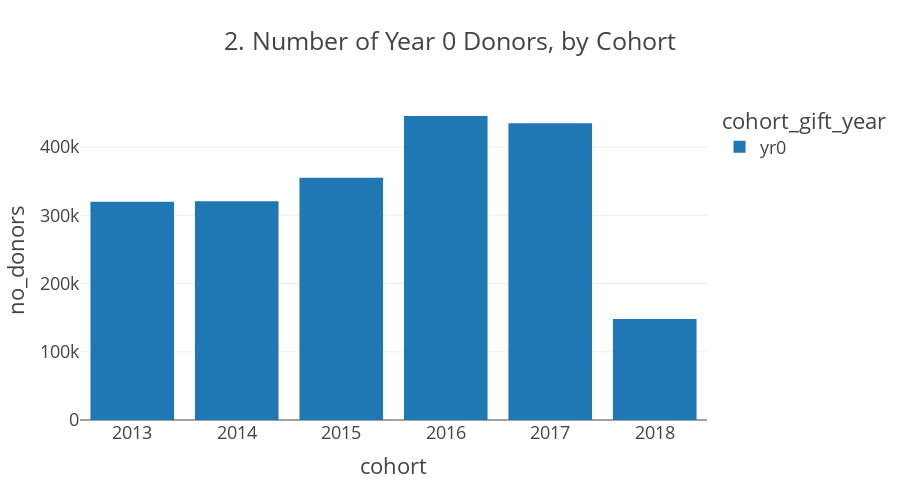

Here is the notebook cell this chart was saved with:
### Code cell
fig = px.bar(df5.query('cohort_gift_year == "yr0"'), x="cohort", y='no_donors', color='cohort_gift_year', barmode='group',
            title="2. Number of Year 0 Donors, by Cohort",
           # color_discrete_sequence =['red','seagreen', 'tomato', 'mediumseagreen'],
           # hover_data=['cohort', 'no_donors', 'count_yr2'],
            # labels={'cohort':'class'}, 
             height=500)
 #barmode='group', labels={'index':'year', 'y':'amount ($)'}, 
fig.update_xaxes(type='category')
fig.show()

### Figure 1 — Plotly figure (JSON) as saved in the notebook; plotly's stock layout.template omitted (floating-point values rounded to 4 significant figures)
{"data": [{"alignmentgroup": "True", "hovertemplate": "cohort_gift_year=yr0<br>cohort=%{x}<br>no_donors=%{y}<extra></extra>", "legendgroup": "yr0", "marker": {"color": "#1F77B4"}, "name": "yr0", "offsetgroup": "yr0", "orientation": "v", "showlegend": true, "textposition": "auto", "type": "bar", "x": [2013, 2014, 2015, 2016, 2017, 2018], "xaxis": "x", "y": [320069, 320673, 355137, 445598, 434991, 147945], "yaxis": "y"}], "layout": {"barmode": "group", "height": 500, "legend": {"title": {"text": "cohort_gift_year"}, "tracegroupgap": 0}, "title": {"text": "2. Number of Year 0 Donors, by Cohort"}, "xaxis": {"anchor": "y", "domain": [0, 1], "title": {"text": "cohort"}, "type": "category"}, "yaxis": {"anchor": "x", "domain": [0, 1], "title": {"text": "no_donors"}}}}
